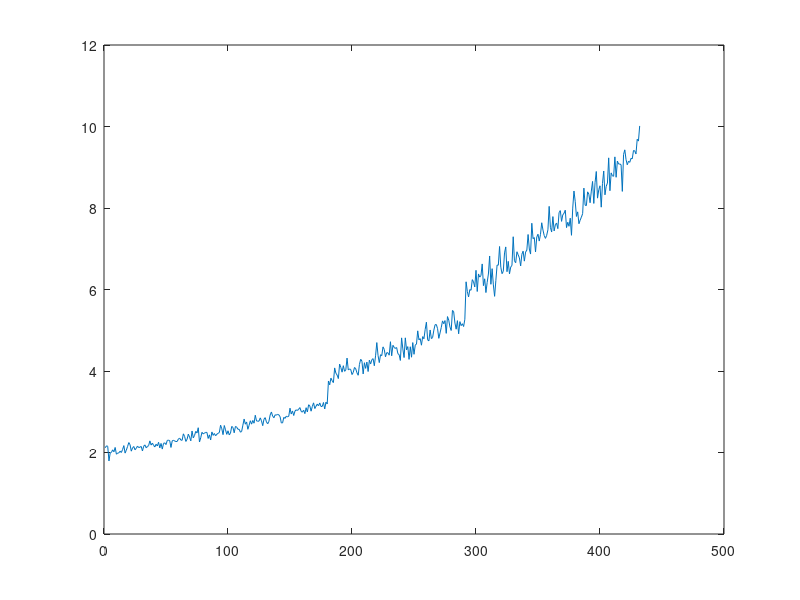

Source code (MATLAB):
clear all;
close all;
clc;

%discrete points in time
t = 0 : 0.5 : 400;

% costants initialization.
alpha1 =1;
alpha2=1.5;
alpha3=2;
beta = 0.009;

% define model to generate data
Y1 = alpha1 + exp(t(1,1:180) * beta);
Y1=awgn(Y1,30,'measured'); 
Y2 = alpha2 + exp(t(1,190:300) * beta);
Y2= awgn(Y2,30,'measured'); 
Y3 = alpha3 + exp(t(1,310:450) * beta);
Y3= awgn(Y3,30,'measured'); 

% concatenation 
Y=[Y1,Y2,Y3];

% visualize generated data
plot(Y)
